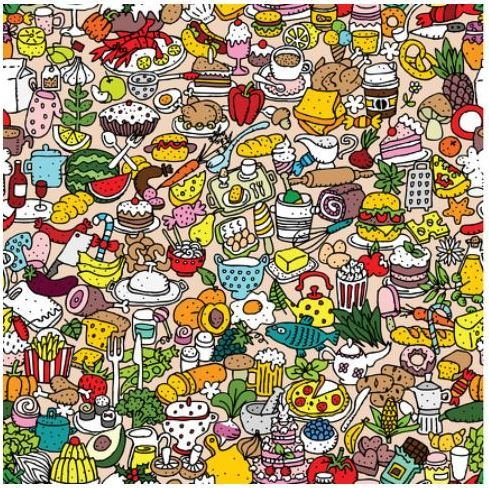
#> input picture unidad1/f1.jpg, 489 x 488 px, found by its file name
$ jupyter execute --allow-errors Untitled.ipynb
#> lines starting #> are read from the running program, lines starting #| are printed output that depends on the picture; after the words box and inside, x2 and y2 are one past the last pixel; in counts of white or black regions, pixels touching at a corner belong together
[cell 1]
import cv2 as cv

[cell 2]
img = cv.imread('f1.jpg',0)
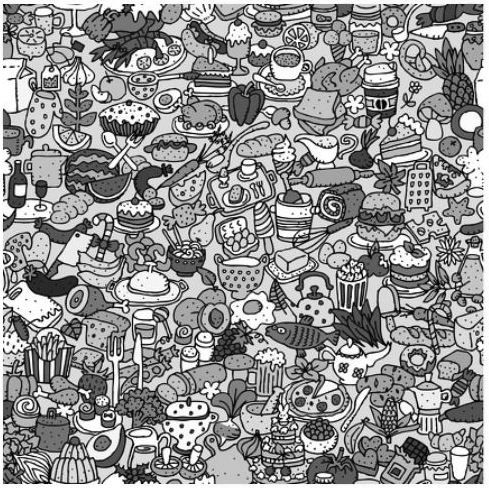
#> img: shape (488, 489); min 0, max 255, mean 146.3
print(img.shape, img.size)
#| (488, 489) 238632
w = img.shape[0]
#> w = 488
h = img.shape[1]
#> h = 489
#c = img.shape[2]
w1, h1 = img.shape
#> w1 = 488; h1 = 489

img2 = img.copy()

for x in range(w):
    for y in range(h):
        if(img[x,y]>150):
            img2[x,y] = 255
        else:
            img2[x,y] = 0
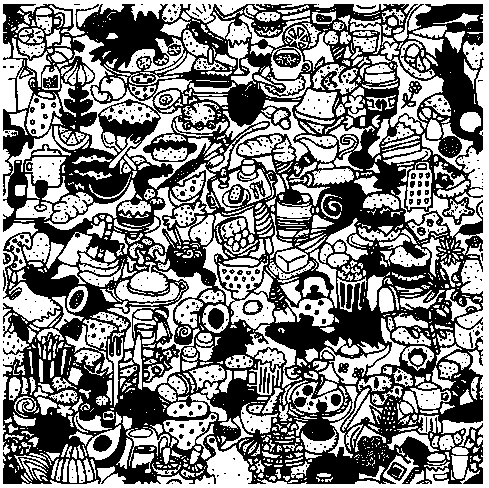
#> img2: shape (488, 489); 51.3% white; 666 black regions (614 under 20 px), largest, box (x1, y1, x2, y2) and area: (3, 4, 484, 484) 110635, (208, 308, 224, 330) 264, (93, 435, 112, 452) 236
cv.imshow('imagen', img)
cv.imshow('imagen1', img2)
img3 = img

for x in range(w):
    for y in range(h):
        if(img[x,y]>150):
            img3[x,y] = 122
        else:
            img3[x,y] = 66

cv.imshow('imagen2', img3)
img4 = img

for x in range(w):
    for y in range(h):
        if(img[x,y]>150):
            img4[x,y] = 122
        else:
            img4[x,y] = 66
#> img4: shape (488, 489); every value is 66

cv.imshow('imagen3', img4)

#print(w,h,c, w1, h1, c1)

cv.waitKey(0)
cv.destroyAllWindows()

[cell 3]
img = cv.imread('f1.jpg',1)
#> img is the input picture: shape (488, 489, 3); mean B, G, R 115.8, 144.3, 162.1
img2 = cv.cvtColor(img, cv.COLOR_BGR2RGB)
#> img2: shape (488, 489, 3)
cv.imshow('img', img)
cv.imshow('img2', img2)

#> (the rest of this cell did not finish here and is left out)

[cell 4]
img = cv.imread('f1.jpg',1)
img2 = cv.cvtColor(img, cv.COLOR_BGR2RGB)
img3 = cv.cvtColor(img2, cv.COLOR_RGB2HSV)
#> img3: shape (488, 489, 3); mean H, S, V 47.5, 99.9, 167.2

umbralBajo = (0, 80, 80)
umbralAlto = (10, 255, 255)

umbralBajoB = (170, 80, 80)
umbralAltoB = (180, 255, 255)

mascara1 = cv.inRange(img3, umbralBajo, umbralAlto)
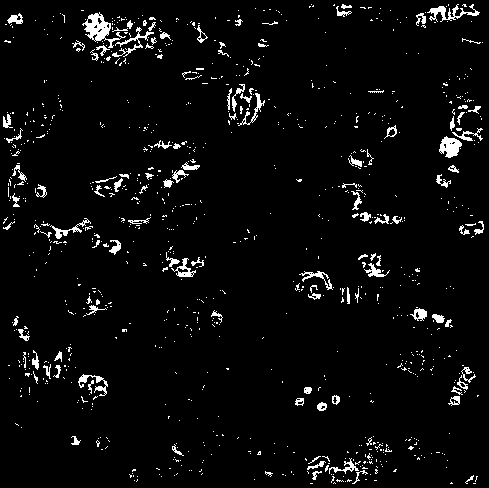
#> mascara1: shape (488, 489); 4.1% white in thin lines or dots
mascara2 = cv.inRange(img3, umbralBajoB, umbralAltoB)
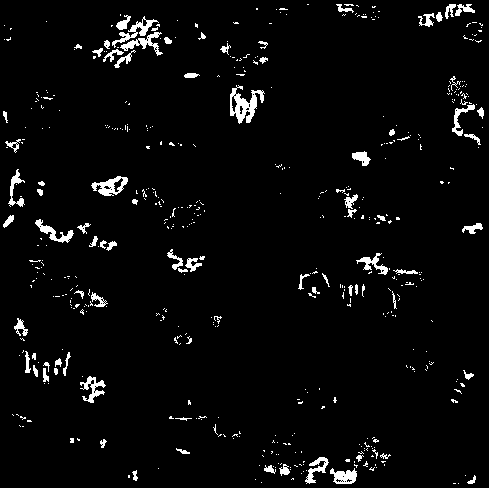
#> mascara2: shape (488, 489); 3.6% white; 514 white regions (431 under 20 px), largest, box (x1, y1, x2, y2) and area: (230, 85, 265, 124) 603, (91, 176, 128, 196) 358, (112, 16, 159, 48) 332

mascara = mascara1 + mascara2
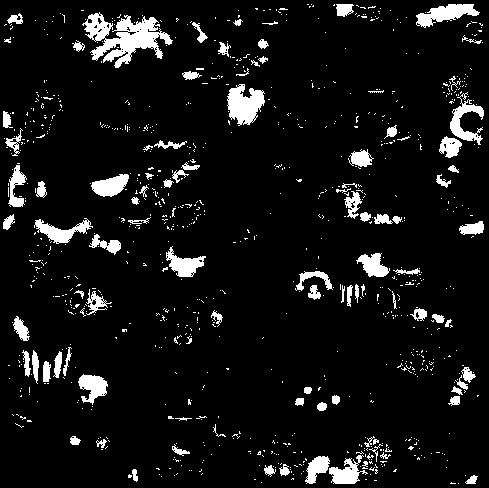
#> mascara: shape (488, 489); 7.7% white; 924 white regions (826 under 20 px), largest, box (x1, y1, x2, y2) and area: (82, 12, 173, 68) 2288, (227, 84, 265, 126) 1025, (416, 4, 480, 28) 776

resultado = cv.bitwise_and(img, img, mask=mascara)
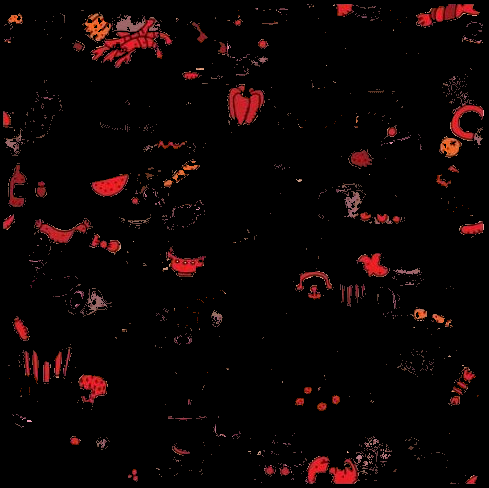
#> resultado: shape (488, 489, 3); mean B, G, R 3.8, 4, 11.4

cv.imshow('resultado',resultado)
cv.imshow('mascara',mascara)
cv.imshow('img', img)
cv.imshow('img2', img2)
cv.imshow('img3', img3)

cv.waitKey(0)
cv.destroyAllWindows()

[cell 5]
import cv2 as cv
import numpy as np

cap = cv.VideoCapture(0)

while True:
    ret, img = cap.read()
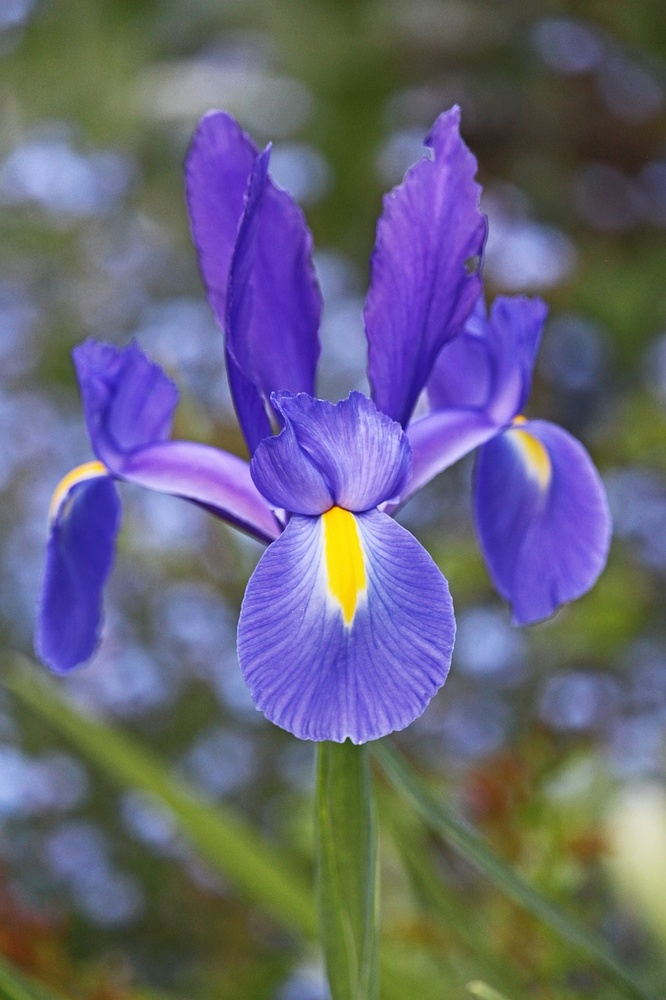
#> input picture a2.jpg, 666 x 1000 px, shrunk from 853 x 1280 before the run, given in place of the camera
#> img is the input picture: shape (1000, 666, 3); mean B, G, R 121.2, 100.2, 102.2
    img2 = cv.cvtColor(img,cv.COLOR_BGR2RGB)
#> img2: shape (1000, 666, 3)
    img3 = cv.cvtColor(img,cv.COLOR_RGB2HSV)
#> img3: shape (1000, 666, 3); mean H, S, V 89.9, 97.9, 138.9

    umbralBajo = (100,80,80)
    umbralAlto = (130,255,255)

    mascara = cv.inRange(img3,umbralBajo,umbralAlto)
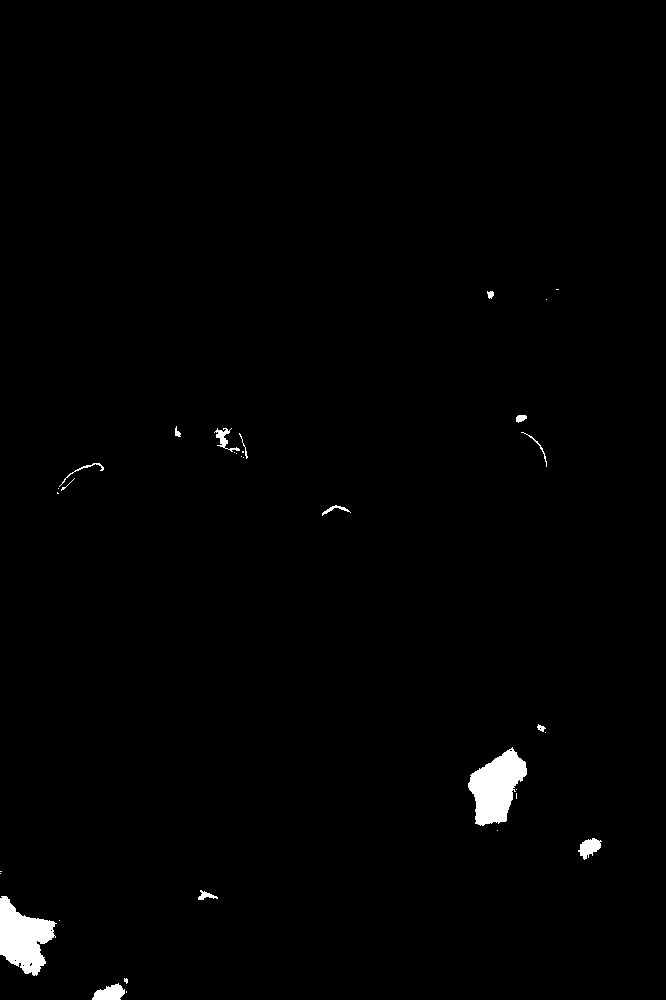
#> mascara: shape (1000, 666); 1% white; 33 white regions (18 under 20 px), largest, box (x1, y1, x2, y2) and area: (468, 747, 527, 826) 2759, (0, 896, 57, 976) 2640, (92, 983, 125, 1000) 372

    resultado = cv.bitwise_and(img,img, mask=mascara)
#> resultado: shape (1000, 666, 3)

    cv.imshow('resultado', resultado)
    cv.imshow('mascara', mascara)
    cv.imshow('imagen',img)
    cv.imshow('imagen2',img2)
    cv.imshow('imagen3',img3)

    if cv.waitKey(1) == ord('q'):
#> (key q is pressed here)
        break

cap.release()
cv.destroyAllWindows()

[cell 6]
img = cv.imread('f1.jpg',1)
img2 = cv.cvtColor(img, cv.COLOR_BGR2RGB)
img3 = cv.cvtColor(img2, cv.COLOR_RGB2HSV)

umbralBajo = (0, 80, 80)
umbralAlto = (10, 255, 255)

umbralBajoB = (170, 80, 80)
umbralAltoB = (180, 255, 255)

mascara1 = cv.inRange(img3, umbralBajo, umbralAlto)
mascara2 = cv.inRange(img3, umbralBajoB, umbralAltoB)

mascara = mascara1 + mascara2

resultado = cv.bitwise_and(img, img, mask=mascara)

cv.imshow('resultado',resultado)
cv.imshow('mascara',mascara)
cv.imshow('img', img)

w = img.shape[0]
h = img.shape[1]
z = img.shape[2]
#> z = 3

for x in range(w):
    for y in range(h):
        for j in range(z):
            print(resultado[x][y][j])
#> this loop made 488 passes
#> (printed output is left out)


cv.waitKey(0)
cv.destroyAllWindows()

[cell 7]
import cv2 as cv
import numpy as np

rostro = cv.CascadeClassifier('haarcascade_frontalface_alt.xml')
cap = cv.VideoCapture(0)
while True:
    ret, frame = cap.read()
    gray = cv.cvtColor(frame, cv.COLOR_BGR2GRAY)
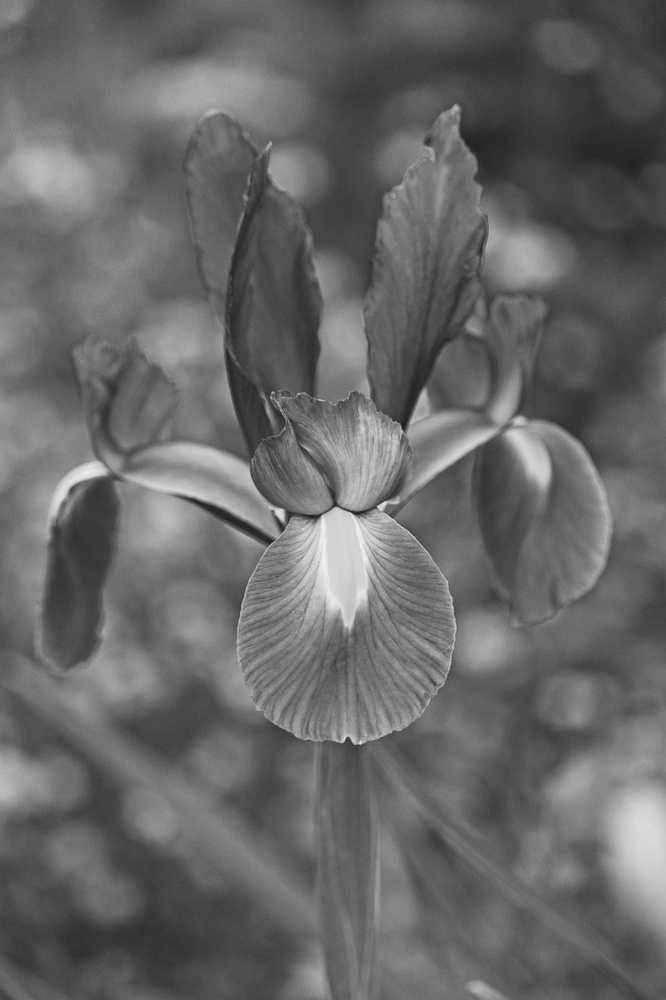
#> gray: shape (1000, 666); min 26, max 242, mean 103.2
    rostros = rostro.detectMultiScale(gray, 1.3, 5)
#> rostros = ()
    for(x, y, w, h) in rostros:
        frame = cv.rectangle(frame, (x,y), (x+w, y+h), (255, 0, 0), 5)
        frame = cv.rectangle(frame, (x+30,y+30), (x+w-30, y+h-100), (0 ,255, 0), 5)
        w1 = int(w/2)
        h1 = int(h/2)
        frame  = cv.circle(frame, (x+w1, y+h1),20, (0,0,255), 3)
        h2 = int(h/4)
        frame = cv.rectangle(frame, (x+50,y+h1+h1), (x+w, y+h-50), (0 ,255, 0), 5)
#> this loop made 0 passes
    cv.imshow('rostros', frame)
    #cv.imwrite("" + str(i)+'.jpg', frame)
    k = cv.waitKey(1)
#> (key q is pressed here)
    if k == 27:
        break
cap.release()
cv.destroyAllWindows()
